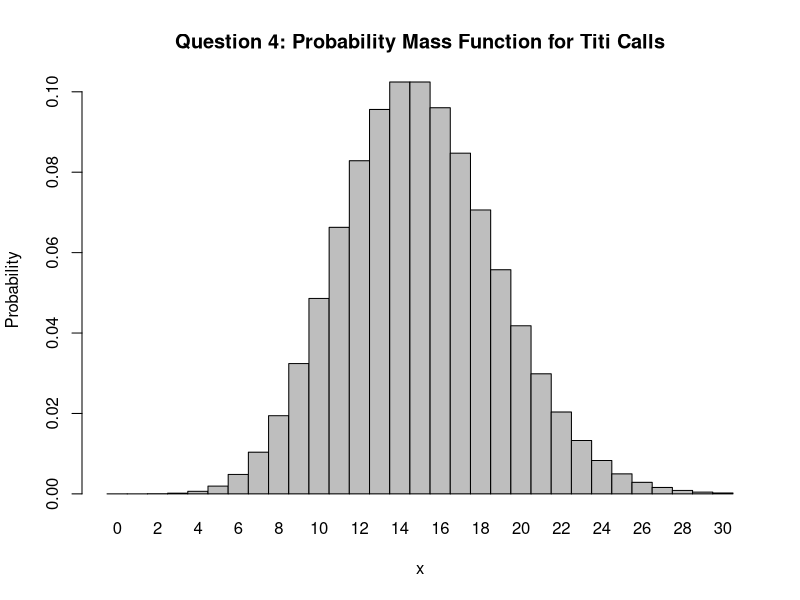
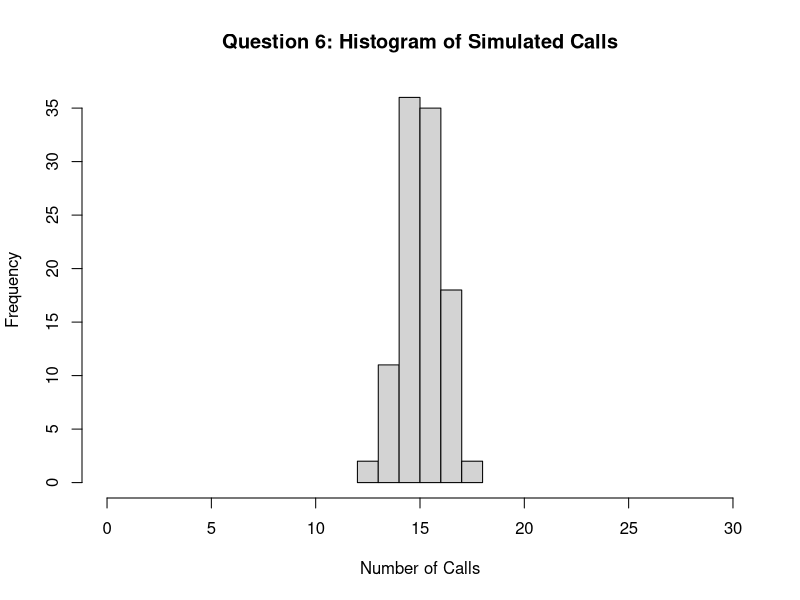

Write R code to recreate these figures, in order.
## ---- chunk 1
ppois(8, lambda = 15, lower.tail = FALSE)
## ---- chunk 2
ppois(0, lambda = 15)
## ---- chunk 3
dpois(x = 3, lambda = 15)
## ---- chunk 4
x <- 0:30
l <- 15

barplot(dpois(x=x,lambda=l),  names.arg=x,space=0,xlab="x",ylab="Probability",main="Question 4: Probability Mass Function for Titi Calls")
## ---- chunk 5
v <- rnorm(104, 15)
mean(v)
## ---- chunk 6
v <- rnorm(104, 15,)

hist(v, xlim = c(0,30), xlab = "Number of Calls", ylab= "Frequency", main = "Question 6: Histogram of Simulated Calls")
